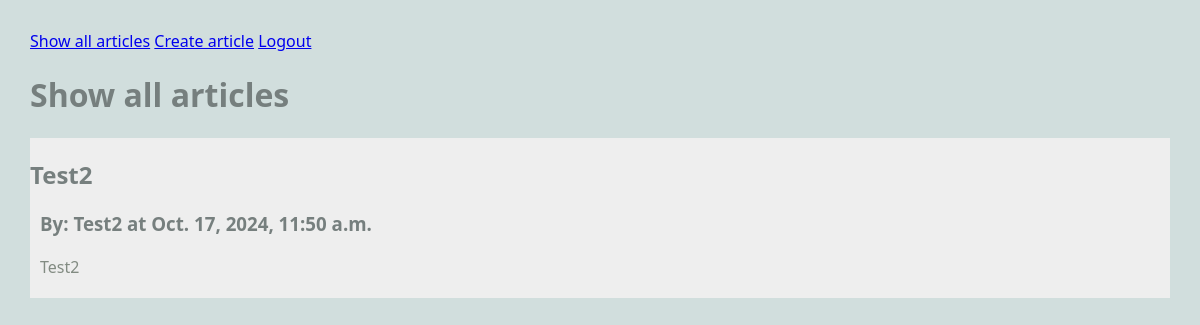
Screenshot of /blog/ (signed in) with the database file from the repository.
### blog/models.py (models this page shows, shortened)
class Article(models.Model):
  user = models.ForeignKey(User, on_delete=models.CASCADE)
  title = models.TextField(blank=False)
  author = models.TextField(blank=False)
  text = models.TextField(blank=False)
  published = models.DateTimeField(auto_now=True)
  image_file = models.ImageField(blank=True)
  def get_comments(self):
    comments = Comment.objects.filter(article=self).order_by('-published')
    return comments

### blog/views.py (the view)
# urls.py: path(r'', views.RandomArticleView.as_view(), name = "random"),
class RandomArticleView(DetailView):
  model = Article
  template_name = "blog/article.html"
  context_object_name = 'article'
  def get_object(self):
    all_articles = Article.objects.all()
    article = random.choice(all_articles)
    return article

### blog/templates/blog/article.html (shortened to what this page needs)
{% extends 'blog/base.html' %}
{% block content %}
<h1>Show all articles</h1>
<main class="grid-container">
  <article>
    <div>
      <h2>{{article.title}}</h2>
      <h3>By: {{article.author}} at {{article.published}}</h3>
      <p>
        {{article.text}}
      </p>
    </div>
  </article>
</main>
{% endblock %}

### static/styles-blog.css (style rules this page uses)
body { margin: 30px; background: #d1dedd; font-family: 'Segoe UI', Tahoma, Geneva, Verdana, sans-serif; }
h1, h2, h3 { color: #767f7e; }
p { color: #828b82; }
.grid-container { background: #eee; max-width: 900px; display: grid; grid-template-columns: repeat(3, 1fr); grid-gap: 10px; max-width: 1200px; margin: 20px auto; }
article p, article h3 { margin: 20px 10px; }

### rows the page displays
Article: title "Test2", author "Test2", published "Oct. 17, 2024, 11:50 a.m.", text "Test2"
